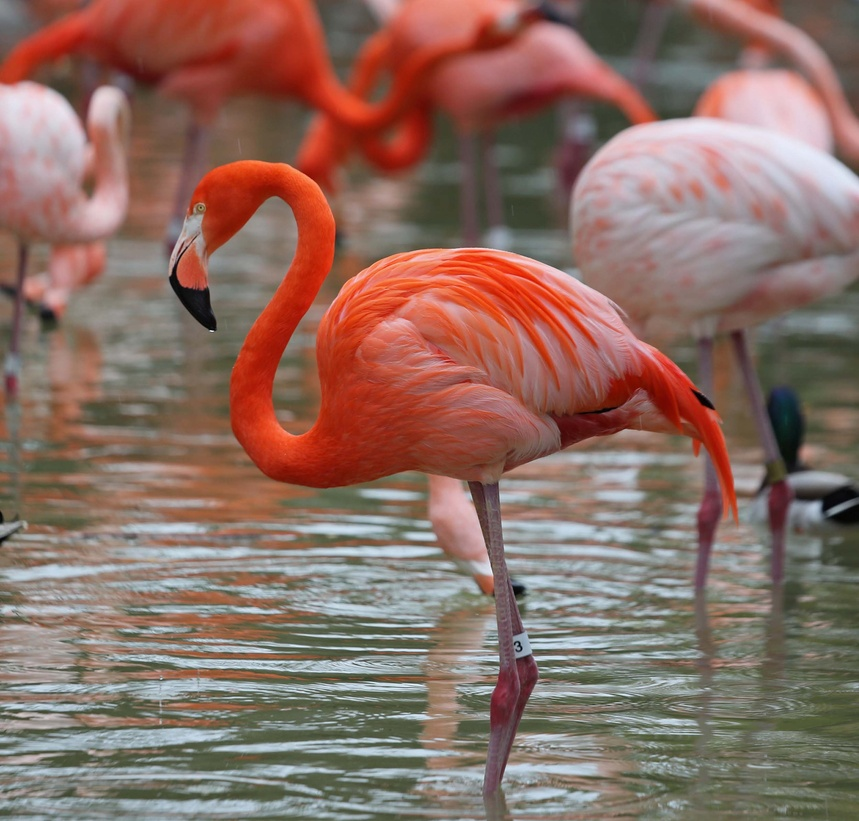
#> input picture img1.jpeg, 859 x 821 px, shrunk from 2500 x 2389 before the run
$ jupyter execute 'SET 3.ipynb'   (shell and % lines are left out)
#> lines starting #> are read from the running program, lines starting #| are printed output that depends on the picture
[cell 1]
import cv2
import numpy as np
from skimage.feature import local_binary_pattern
import matplotlib.pyplot as plt
from sklearn.cluster import KMeans

# Step 1: Load an image
img = cv2.imread('img1.jpeg', cv2.IMREAD_GRAYSCALE)  # Load in grayscale
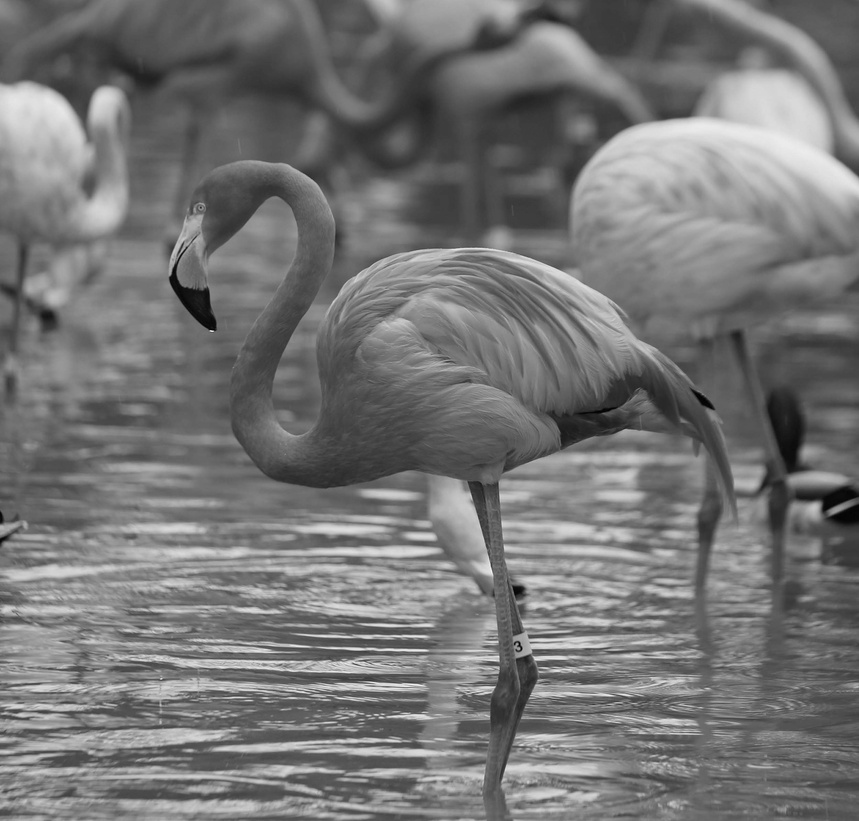
#> img: shape (821, 859); min 0, max 248, mean 117.2

if img is None:
    print("Error loading image")
else:
    # Step 2: Compute LBP features for the image
    radius = 1  # Radius for LBP
    n_points = 8 * radius  # Number of neighbors
    lbp_image = local_binary_pattern(img, n_points, radius, method="uniform")
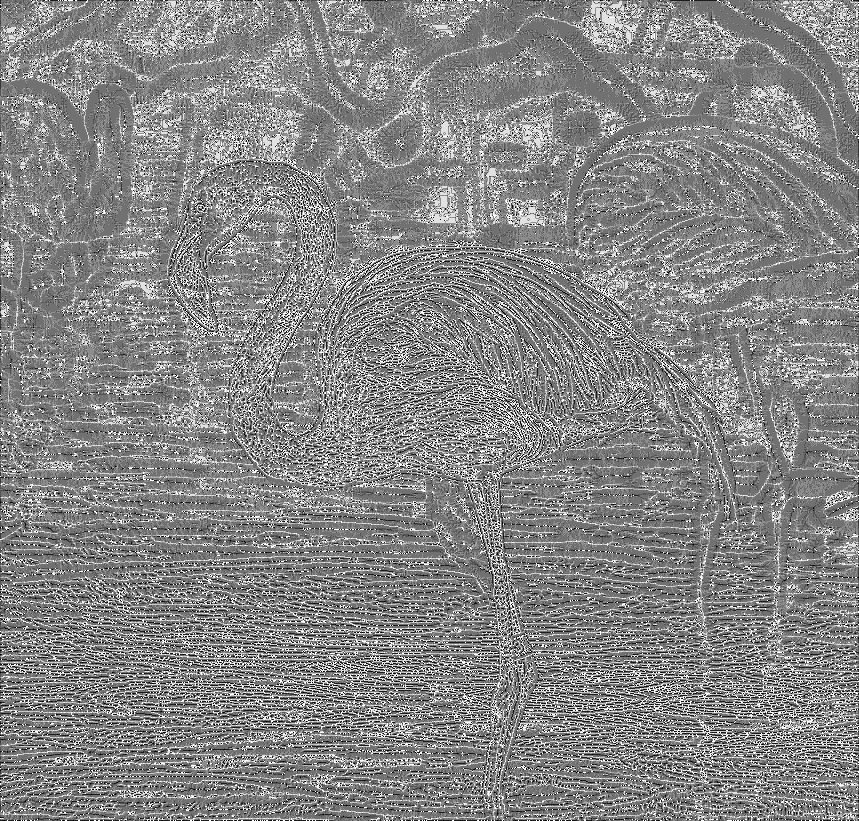
#> lbp_image: shape (821, 859) float64; min 0, max 9, mean 4.73; drawn with min black and max white

    # Step 3: Visualize the LBP image
    plt.figure(figsize=(8, 6))
    plt.subplot(1, 2, 1)
    plt.title("Original Image")
    plt.imshow(img, cmap='gray')

    plt.subplot(1, 2, 2)
    plt.title("LBP Image")
    plt.imshow(lbp_image, cmap='gray')
    plt.show()
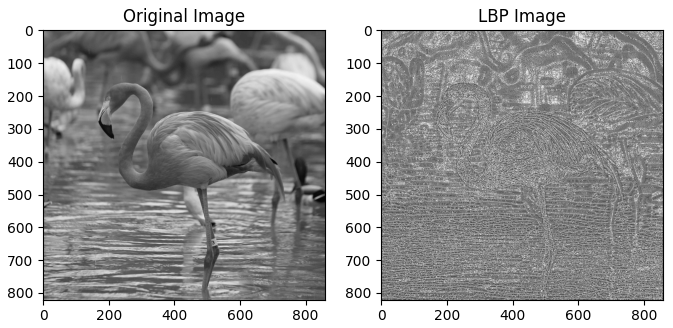
#> figure drawn by matplotlib, 2 panels

    # Step 4: Use the LBP image to classify pixels into different regions
    # Flatten the LBP image for clustering
    lbp_flattened = lbp_image.flatten().reshape(-1, 1)

    # Use K-means clustering to classify pixels into different regions
    kmeans = KMeans(n_clusters=3, random_state=0)  # 3 regions for example
    lbp_classification = kmeans.fit_predict(lbp_flattened)

    # Reshape the result back to the image shape
    lbp_classification_image = lbp_classification.reshape(lbp_image.shape)
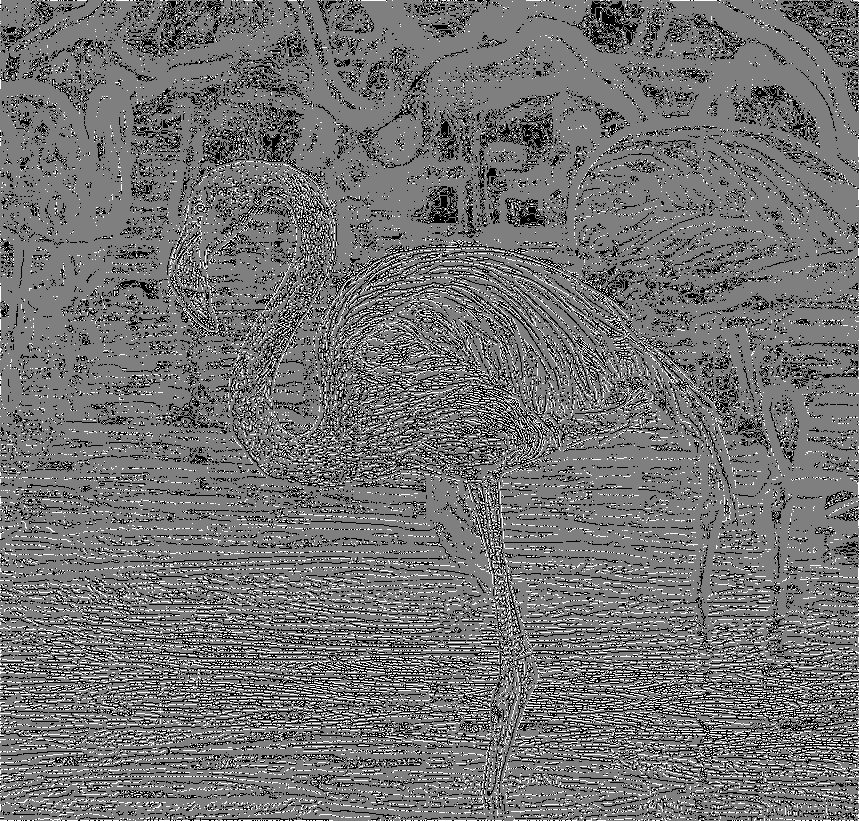
#> lbp_classification_image: shape (821, 859) int32; min 0, max 2, mean 0.901; drawn with min black and max white

    # Step 5: Visualize the classified regions
    plt.figure(figsize=(8, 6))
    plt.title("Classified Regions using LBP")
    plt.imshow(lbp_classification_image, cmap='viridis')
    plt.show()

    # Optional: Colorize the segmented regions
    segmented_image = np.zeros_like(img)
    segmented_image[lbp_classification_image == 0] = 255  # Class 1 (example)
    segmented_image[lbp_classification_image == 1] = 128  # Class 2 (example)
    segmented_image[lbp_classification_image == 2] = 64  # Class 3 (example)

    plt.figure(figsize=(8, 6))
    plt.title("Segmented Image")
    plt.imshow(segmented_image, cmap='gray')
    plt.show()
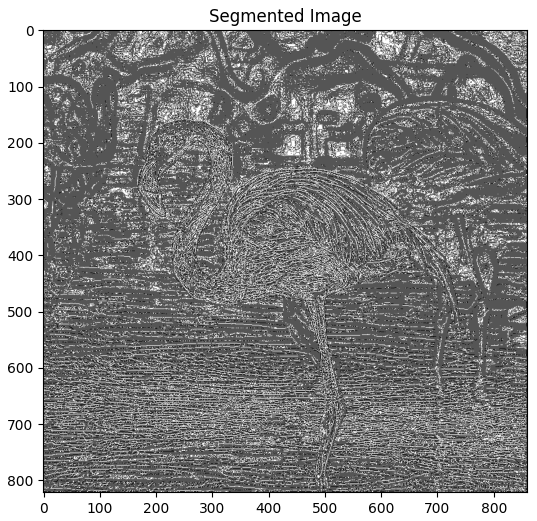
#> figure drawn by matplotlib, 1 panel

$ run again, with img2.jpeg copied over img1.jpeg
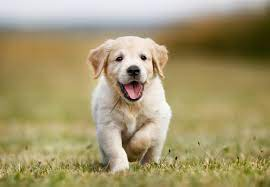
#> input picture img2.jpeg, 270 x 187 px
#> `lbp_classification_image = lbp_classification.reshape(lbp_image.shape)`:
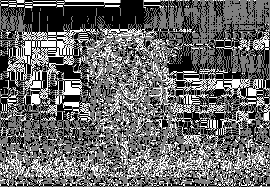
#> lbp_classification_image: shape (187, 270) int32; min 0, max 2, mean 0.829; drawn with min black and max white
#> `plt.show()`:
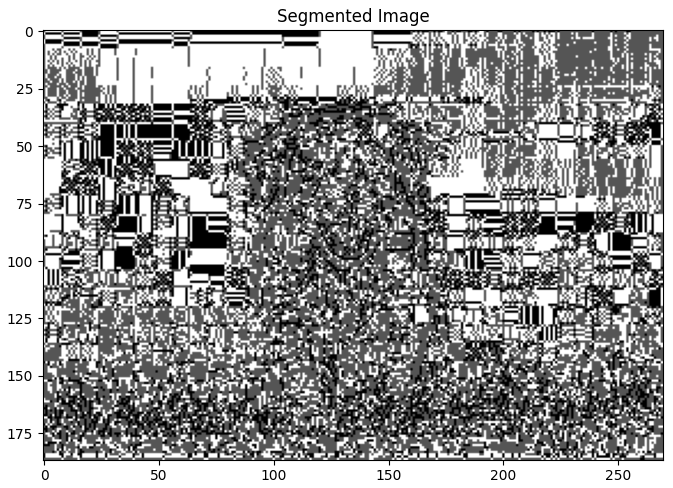
#> figure drawn by matplotlib, 1 panel
